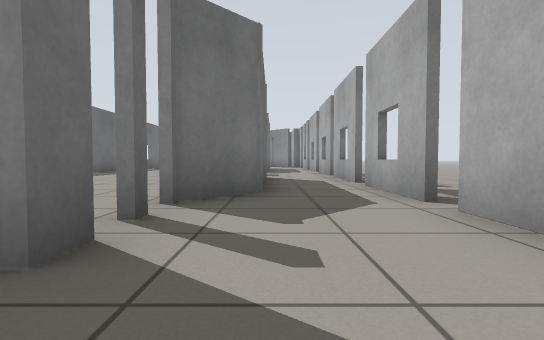
View 1 (above)

18 first-person views from a walk through a Gazebo world. The camera is 0.5 m above the floor, tilts 2° down and sees 85° across. The floor is counted in squares, 1 m on a side. Each view is taken from the middle of a square. On the plan, view 1 faces up. The plan holds only what a view shows up to about 9 squares ahead; the rest is blank.

View 2
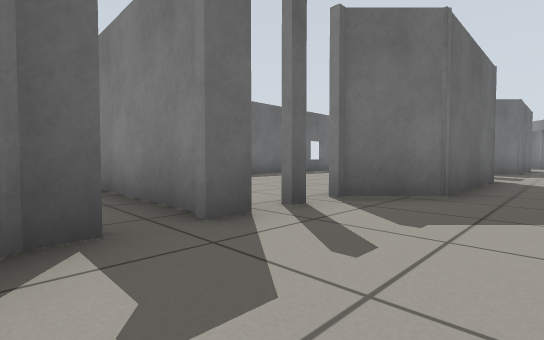

View 3
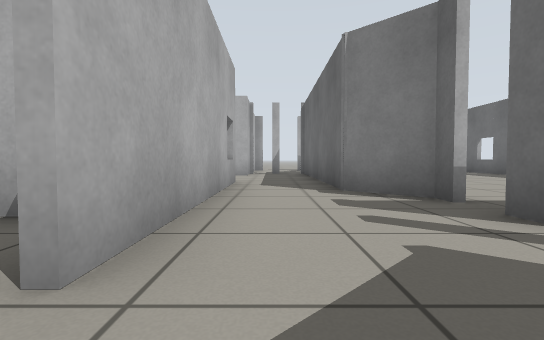

View 4
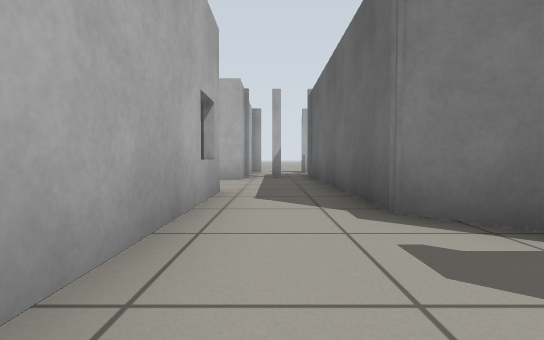

View 5
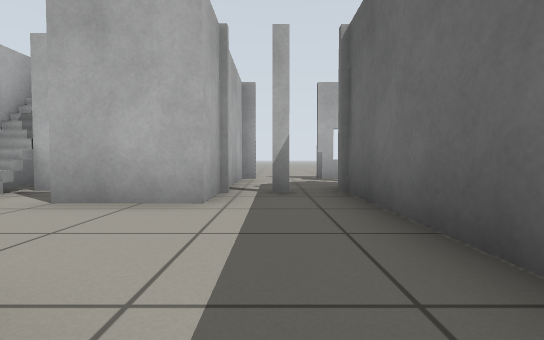

View 6
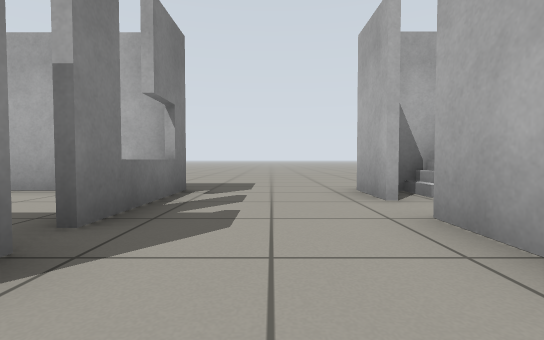

View 7
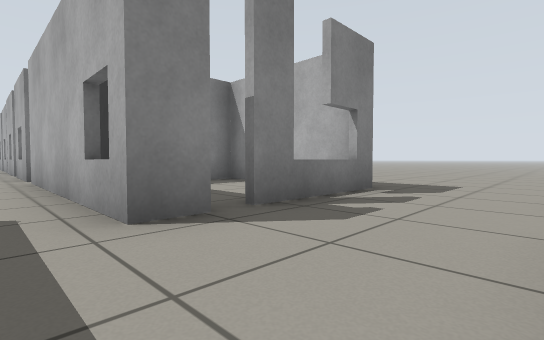

View 8
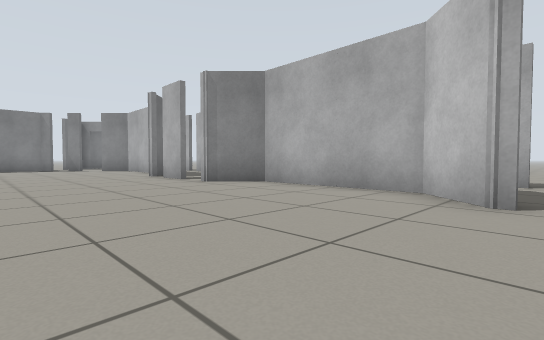

View 9
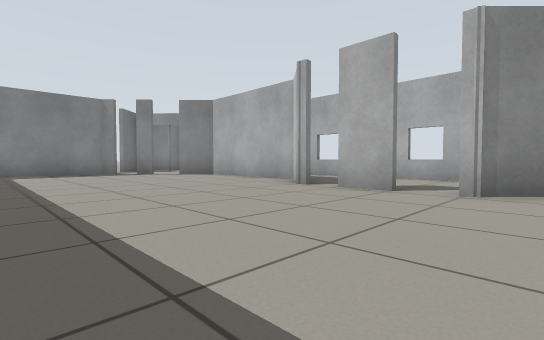

View 10
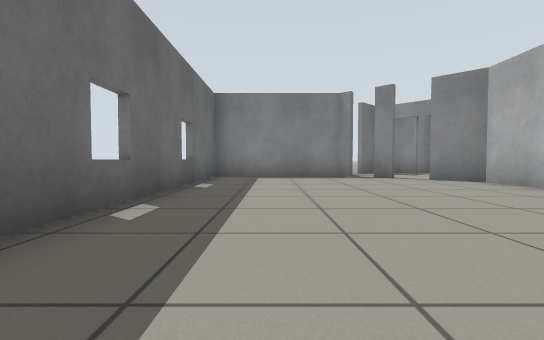

View 11
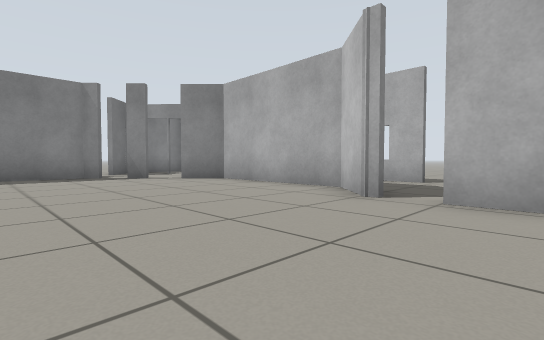

View 12
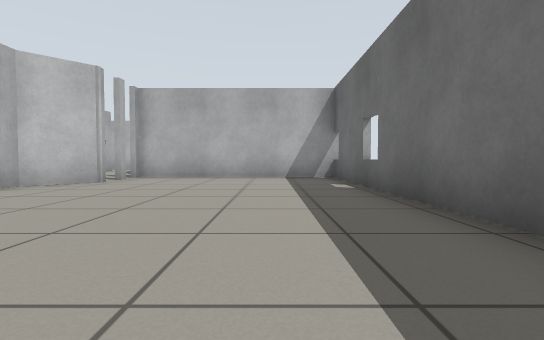

View 13
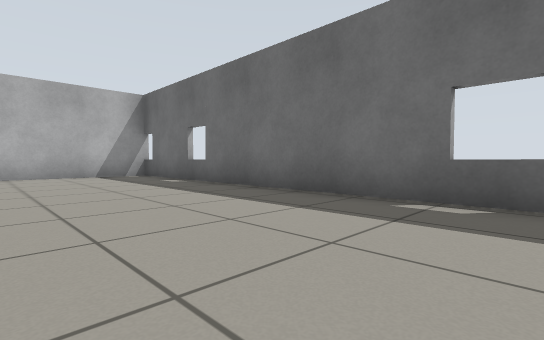

View 14
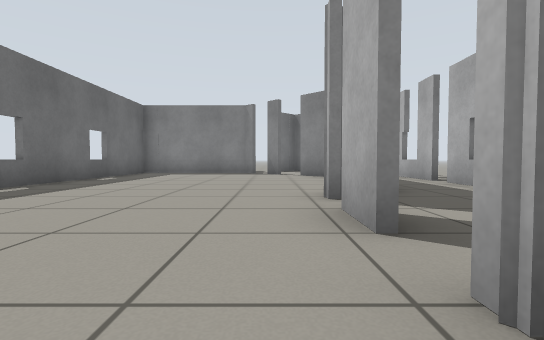

View 15
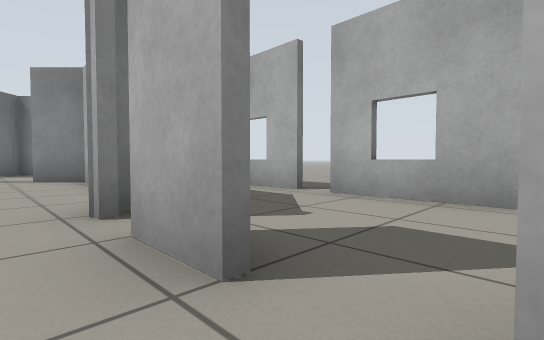

View 16
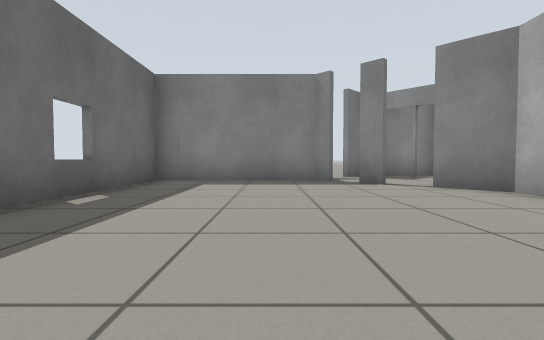

View 17
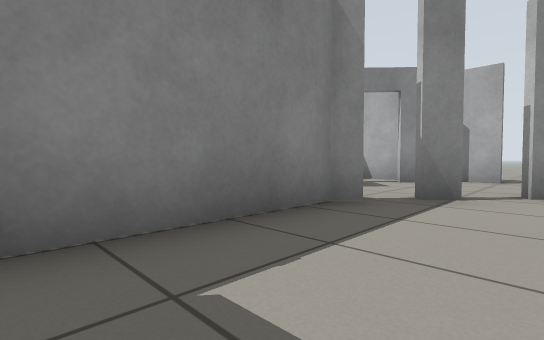

View 18
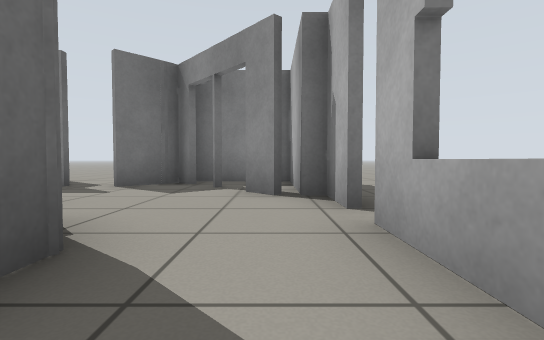

### Floor plan
Points are (right, up) in squares from view 1. A wall is a line through its corners. A room is listed if a view was taken in it or the views show most of it. See-through windows are left out.
Room 1 (views 1, 2, 3, 4)
walls: (-1.1, 1.9) (-1.1, 1.5); (-1.1, 0.6) (-1.1, 0.2) (-0.2, -0.8); (1.8, 3.4) (1.8, 5.7); (1.8, -0.4) (1.8, 3); (-0.2, 5.5) (-0.2, 4.5) (-1.1, 3.5); (2.3, -0.7) (2.3, -0.2)
ways out: opening at (1, -1) to room 2; opening at (-1, 2.5) to room 3; opening at (1, 4.5) to room 6; gap at (2, 3)
Room 2 (views 5, 6, 7)
walls: (2.6, -2.6) (1.8, -2.6) (1.8, -0.4); (5.4, -5.4) (5.9, -5.4); (6, -2.6) (3.1, -2.6); (1.8, -6.5) (1.8, -5.4) (3.6, -5.4); (5.7, -8) (5.7, -6); (-0.2, -0.8) (-0.2, -6.6)
ways out: opening at (1, -1) to room 1; opening at (7, -6); gap at (1, -7)
objects: stairs (5, -6)
Room 3 (views 8, 9, 10, 11, 12, 13, 14, 15, 16, 17)
walls: (-1.3, 9.9) (-1.3, 11); (-1.4, 11.9) (-0.3, 12.9) (-0.3, 16.5) (-1.1, 17.3); (-1.3, 3.5) (-0.3, 4.5) (-0.3, 7.9) (-1.4, 9); (-1.7, 17.9) (-2.1, 18.3); (-7, 1.6) (-1.2, 1.6); (-2.5, 18.8) (-2.8, 19) (-6.7, 19) (-6.7, 1.6)
ways out: opening at (-1, 2.5) to room 1; gap at (-1, 10.5) to room 4
Room 4 (view 18)
walls: (1.8, 12.1) (1.8, 14.5); (1.8, 15) (1.8, 17.4); (-0.2, 16.6) (-0.2, 16.4); (1.8, 9.2) (1.8, 11.6); (1.8, 19) (1.1, 19)
ways out: gap at (-1, 10.5) to room 3; opening at (1, 18) to room 5; opening at (1, 7.5) to room 6; opening at (2, 9); gap at (2, 12); gap at (2, 15); gap at (2, 17.5)
Room 5 (no view inside)
walls: (-0.6, 20.9) (-1, 21.3) (-1.9, 20.4); (1.1, 19) (0.6, 19.6); (1.4, 19.1) (1.4, 21.7) (-0.8, 21.7); (1.8, 18) (1.8, 19)
ways out: opening at (1, 18) to room 4; opening at (-2, 21); open door at (-0.3, 20.7)
Room 6 (no view inside)
walls: (1.8, 6.4) (1.8, 8.7); (-0.2, 8) (-0.2, 5.5)
ways out: opening at (1, 4.5) to room 1; opening at (1, 7.5) to room 4; opening at (2, 6)

Positions as (right, up) in squares from view 1, and headings:
1: (0, 0), facing up
2: (1, 0), facing up-left
3: (1, 4), facing down
4: (1, 2), facing down
5: (1, -2), facing down
6: (1, -4), facing right
7: (1, -5), facing up-right
8: (-5, 3), facing up-right
9: (-6, 8), facing up-right
10: (-5, 10), facing up
11: (-5, 10), facing up-right
12: (-5, 10), facing down
13: (-3, 11), facing down-left
14: (-2, 8), facing up
15: (-2, 9), facing up-right
16: (-4, 12), facing up
17: (-6, 17), facing up-right
18: (1, 15), facing up
